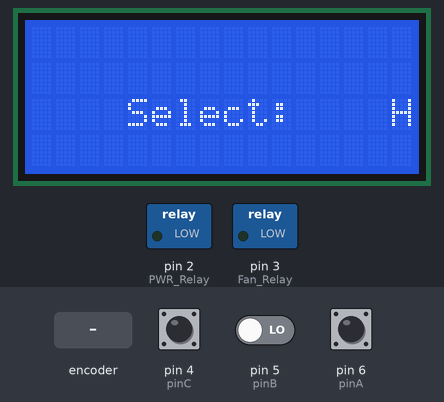
Recording of a sketch running on a simulated Arduino Uno, built with avr-gcc and run on an emulated ATmega328P. Parts: 16×4 character LCD, switched loads named in the sketch (green lamp = pin HIGH). Inputs (shaded band) come from the test bench; at power-on: pin 4 (pinC) HIGH, pin 5 (pinB) LOW, pin 6 (pinA) HIGH. Pins used as bus, display or sensor lines are not drawn; what the sketch prints to the serial monitor is not drawn.

Above: at 1.2 s.
1.3 s: rotary encoder on pin 6 (pinA) / pin 5 (pinB) turned 3 steps (first pin leading)
At 2.6 s:
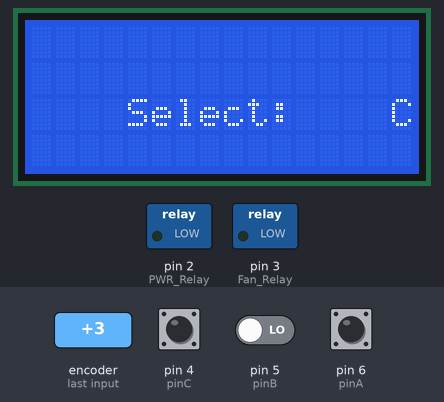
3.4 s: pin 4 (pinC) pulsed LOW 2 times (0.12 s each, 0.3 s apart)
At 4.5 s:
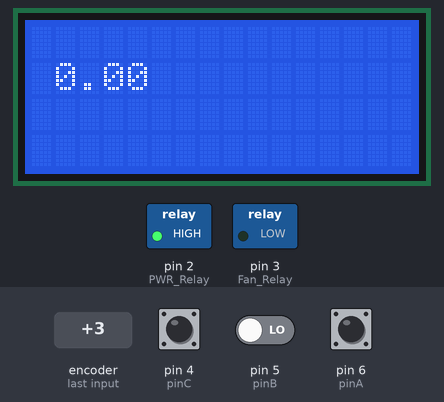
Timing chart, 0 to 6.4 s (numbered marks = the images above; inputs shaded):
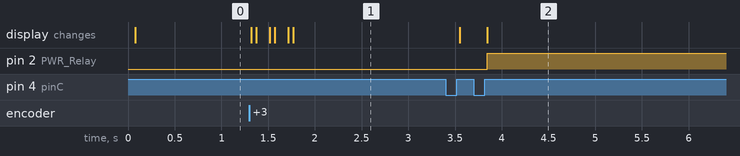

Measured:
- after the input at 1.3 s, the display: first changes at once (image 1 shows a later state)
- after the input at 3.4 s, pin 2 (PWR_Relay): LOW → HIGH after 0.44 s; the display: first changes after 0.15 s (image 2 shows a later state)

The sketch:

ExpTestFinal.ino
```cpp
#include "SPI.h"
#include "PlayingWithFusion_MAX31855_Wcorr.h"
#include "SoftwareSerial.h"
#include "LiquidCrystal_I2C.h" // Library for LCD

LiquidCrystal_I2C lcd(0x27, 16, 4); // I2C address 0x27, 16 column and 2 rows
int PWR_Relay = 2;
int Fan_Relay = 3;
int pinA = 6; // Connected to CLK on KY-040
int pinB = 5; // Connected to DT on KY-040
int pinC = 4; // Connected to SW on KY-040
int encoderPosCount = 0;
int pinALast;
int aVal;
bool cVal = 1;
bool cVal_old = 1;
boolean bCW;
int FanCount = 0;
int OvenCount = 0;
int DispCount = 0;
int8_t CS0_PIN = 10;
PWFusion_MAX31855_TC  thermocouple0(CS0_PIN);
unsigned long previousMillis = 0;
const long SampleInterval = 250;

float DutyCycle_percent = .25; //PWM Duty Cycle Percentage from 0-1
int DutyCycle = DutyCycle_percent*255;
double oldTemp;
double newTemp;
double x = 0.25;
double slope;
double calcSlope;
boolean peak = false;
boolean notice;
boolean start = false;
int which = 10000;
int which2 = 0;
int mode = 0;
int choose = 245;
boolean menu = true;


//changing Heat and Fan function
void changeHeatFan(int heat, boolean fan)  {

    analogWrite(PWR_Relay, heat);

    if (fan == false)  {
      digitalWrite(Fan_Relay, LOW);
    }
    else  {
      digitalWrite(Fan_Relay, HIGH);
    }
}

void setup()
{
  Serial.begin(9600);
  SPI.begin();                        // begin SPI
  SPI.setDataMode(SPI_MODE1);         // MAX31865 is a Mode 1 device
  pinMode(CS0_PIN, OUTPUT);  // initalize the chip select pin
  //Serial.println("Playing With Fusion: MAX31855-4CH, SEN-30002");
  Serial.println("Time\tTemperature");
  pinMode(PWR_Relay, OUTPUT);
  pinMode(Fan_Relay,OUTPUT);
  pinMode (pinA,INPUT);
  pinMode (pinB,INPUT);
  pinMode (pinC,INPUT);
  pinALast = digitalRead(pinA);
  lcd.init(); //initialize the lcd
  lcd.backlight(); //open the backlight
}


void loop()   {
      //Menu
      if (start == false) {
           //Relay Push Button Controls
           //Fancount is push button
                 cVal_old = cVal;
                 delay(1);
                 cVal = digitalRead(pinC);
                if((cVal != cVal_old) && (cVal == 1)){
                  FanCount++;

                 }

           //Knob twistin'

                aVal = digitalRead(pinA);
                if (aVal != pinALast){ // Means the knob is rotating
                       // if the knob is rotating, we need to determine direction
                       // We do that by reading pin B.
                      if (digitalRead(pinB) != aVal) { // Means pin A Changed first - We're Rotating Clockwise
                          encoderPosCount +3;
                          bCW = true;
                      }
                      else {// Otherwise B changed first and we're moving CCW
                          bCW = false;
                          encoderPosCount -3;
                      }

                      //CW or CCW
                      if (bCW){
                          which ++;
                          which2 ++;
                          //Serial.println ("clockwise");
                          //Clockwise Rotation Case
                      }
                      else{
                          which --;
                          which2 --;
                          //Serial.println("counterclockwise");
                          //Counter Clockwise Rotation Case
                      }

                }
                pinALast = aVal;
                //which = debounce(pinA);


          //Menu print and select
          if (menu == true) {
            if (which % 3 == 0) {
                lcd.setCursor(0,2);
                lcd.print("Select:");


                lcd.setCursor(11,2);
                lcd.print("Norm 245");


            } else if (which % 3 ==1 ){
                lcd.setCursor(0,2);
                lcd.print("Select:");


                lcd.setCursor(11,2);
                lcd.print("High 260");


            } else if (which % 3 ==2 ){
                lcd.setCursor(0,2);
                lcd.print("Select:");


                lcd.setCursor(11,2);
                lcd.print("Choose  ");

            }
          }
          if (FanCount % 2 == 0 && menu == false) {
             start = true;
             lcd.clear();
          }
          else if (FanCount % 2 == 1){
             if (menu == true)  {
                mode = (which % 3);
                which = 0;
                lcd.clear();
             }
             menu = false;
             if (mode ==2) {
                if (FanCount % 2 ==1)  {
                  choose = choose +which;
                  lcd.setCursor(0,2);
                  lcd.print("Select:");
                  lcd.setCursor(11,2);
                  lcd.print(choose);
                  which = 0;
                }
             }  else  {
                start = true;
                lcd.clear();
             }
          }


      }
      //Starting Oven process
      else if (start == true)  {
                // Initializing Time for Output
                //Serial.print("Time: ");

                unsigned long currentMillis = millis();
                float Seconds = (float) currentMillis/1000;
                int heat = 0;
                boolean fan = false;

                int finalmode = mode;
                int y = 0;

                if (finalmode == 0) { //med
                   y = 245;
                }
                else if (finalmode == 1)  { //high
                   y = 260;
                }
                else if (finalmode ==2) { //choose
                   y = choose;
                }


                if(currentMillis - previousMillis >= SampleInterval){ //Reduces the number of read datapoints so its doesn't spam the serial monitor
                        previousMillis = currentMillis;
                        Serial.print(String((int)Seconds) + " "); // prints time since program started

                        static struct var_max31855 TC_CH0 = {0, 0, 0, 3, 0}; //Specifies T-Type
                        double tmp;
                        struct var_max31855 *tc_ptr;
                        // update T.C. Reading
                        tc_ptr = &TC_CH0;
                        thermocouple0.MAX31855_update(tc_ptr);        // Update MAX31855 readings
                        //Temp Reading
                        tmp = (double)TC_CH0.ref_jcn_temp * 0.0625;  // convert fixed pt # to double
                        if((-100 > tmp) || (150 < tmp)){Serial.println("unknown fault");}
                        tmp = (double)TC_CH0.value * 0.25;           // convert fixed pt # to double


                        //Serial.print("Temp = ");                     // print TC temp heading
                        if(0x00 == TC_CH0.status){Serial.println((String)((int)tmp)); /*Serial.println((String)(x));*/}
                        else if(0x01 == TC_CH0.status){Serial.println("OPEN");}
                        else if(0x02 == TC_CH0.status){Serial.println("SHORT TO GND");}
                        else if(0x04 == TC_CH0.status){Serial.println("SHORT TO Vcc");}
                        else{Serial.println("unknown fault");
                        }
                        lcd.setCursor(1,1);
                        newTemp = tmp;
                        lcd.print((String)newTemp);

                 }

                 //Serial.println("newTemp" + (String)newTemp);
                 slope = ((double)newTemp - (double)oldTemp)/0.5;
                 if (newTemp<140 && peak==false) {
                      changeHeatFan( (1.0 * 225.0), false);
                      //Serial.println("Heat Time");

                 }
                 else if (newTemp<170 && newTemp >= 140 && peak==false) { //needs to be longer
                      changeHeatFan( (0.5695 * 225.0), true);
                      //Serial.println("Heat Time");
                     // lcd.setCursor(1,0);
                      //lcd.print("Put in Oven");

                 }
                 else if (newTemp >= 170 && peak == false)  {
                  if(notice ==false){
                     //Serial.println("Reflow Time");
                     lcd.setCursor(1,0);
                     lcd.print("Keep in oven");
                     notice = true;

                  }
                  /*
                  //delay(500);
                  calcSlope = 1.66;
                  if (calcSlope > slope){
                        x+=0.05;
                        if (x>=1) {
                          x=1;
                        }
                        changeHeatFan( (x * 225.0), true);
                  }
                  else if (calcSlope == slope) {
                        changeHeatFan( (x * 225.0), true);
                  }
                  else {
                        x-=0.05;
                        if (x<=0) {
                          x=0;
                        }
                        changeHeatFan( (x * 225.0), true);
                  }
                  */
                  if (newTemp >=y)  {
                      peak = true;
                  }

                  changeHeatFan( (1.0 * 225.0), false);

              }
              else if (peak == true){
                   //Serial.println(analogRead(PWR_Relay));
                   pinMode(PWR_Relay, LOW);
                   analogWrite(PWR_Relay, 0);
                   analogWrite(Fan_Relay, HIGH);
                   digitalWrite(PWR_Relay, 0);

                   digitalWrite(Fan_Relay, HIGH);
                    delay(5000);


                   if (newTemp <= 70) {
                      lcd.clear();
                      lcd.setCursor(1,0);
                      //lcd.print("Done Cooling; Careful-Hot");
                     // Serial.println("Done cooling");
                      //lcd.setCursor(1,0);
                      lcd.print("Unplug->Replug for new cycle");
                      start = false;
                   }

              }
              else  {
                  Serial.println("Exception thrown");
              }
              oldTemp = newTemp;


      }
      //Exception
      else  {
          Serial.println("Exception thrown");
      }

}


static int debounce(int fanCountPin) {
  static int fanCount = 0;
  static int lastState = LOW;
  static int state = LOW;
  static unsigned long lastDebounceTime = 0;
  static unsigned long debounceDelay = 50;

  int reading = digitalRead(fanCountPin);

  if (reading != lastState) {
    lastDebounceTime = millis();
  }

  if ((millis() - lastDebounceTime) > debounceDelay) {
    if (reading != state) {
      state = reading;
      if (state == HIGH && lastState == LOW) {
        fanCount++;
      } else if (state == LOW && lastState == HIGH) {
        fanCount--;
      }
    }
  }

  lastState = reading;
  return fanCount;
}
```

PlayingWithFusion_MAX31855_STRUCT_corr.h
```cpp
// (licence header left out)
#ifndef PWF_MAX31855_STRUCT_H
#define PWF_MAX31855_STRUCT_H

#include "avr/pgmspace.h"

struct var_max31855{
    int16_t  value;			// TC temperature, 0.25 dec C/bit w/ sign
    int16_t  ref_jcn_temp;	// temp of chip ref jcn, 0.0625 deg C/bit +sign
    uint8_t  status;		// TC status - valid/invalid + fault reason
	uint8_t  tc_type;		// Thermocouple type... 0=unk, 1=K, 2=J, 3=T
	float    Tcorr;			// Corrected TC temperature, based in NIST tables
};


#endif /* PWF_MAX31855_STRUCT_H */
```

PlayingWithFusion_MAX31855_Wcorr.cpp
```cpp
// (licence header left out)
#include "PlayingWithFusion_MAX31855_Wcorr.h"
#include "PlayingWithFusion_MAX31855_J_correction.h"
#include "PlayingWithFusion_MAX31855_T_correction.h"

PWFusion_MAX31855_TC::PWFusion_MAX31855_TC(int8_t CSx)
{
  // Function to initialize thermocouple channel, load private variables
  _cs = CSx;

  // immediately pull CS pin high to avoid conflicts on SPI bus
  digitalWrite(_cs, HIGH);
}

void PWFusion_MAX31855_TC::MAX31855_update(struct var_max31855 *tc_ptr)
{
  // Function to unpack and store MAX31855 data
  uint32_t full_read;
  full_read = spiread_32bits();	// all data is packed into 4 8-bit registers

  int16_t temp_i16;
  uint8_t temp_u8;
  uint8_t tc_type_var;

  // start new handling by un-packing MAX31855 internal temp data
  temp_i16 = (int16_t)(full_read >> 4);
  if(0x0800 & temp_i16)				// negative value
  {
	  temp_i16 &= 0x07FF;			// save only first 11 bits of data
	  temp_i16 |= 0xF000;			// handle negative values
  }
  else								// positive value
  {
	  temp_i16 &= 0x07FF;			// no sign, save only first 11 (pos val)
  }
  tc_ptr->ref_jcn_temp = temp_i16;	// save TC temp. Note: int16 with 4 bits of
	  									// resolution (2^-8 = 0.0625 deg C per bit)
  // un-pack chip fault status
  if(full_read & 0x00010000) // fault detected...
  {
	  temp_u8 = (uint8_t)(full_read & 0x00000007); // get fault bits
	  tc_ptr->status = temp_u8;
	  // leave external (thermocouple) temp channels unchanged
  }
  else // no fault detected, go ahead and update TC temperature
  {
	  // make sure faults are cleared
	  tc_ptr->status = 0;

	  // un-pack TC temp data
	  temp_i16 = (int16_t)(full_read >> 18);
	  if(0x2000 & temp_i16)			// negative value
	  {
		  temp_i16 &= 0x1FFF;		// save only first 13 bits of data
		  temp_i16 |= 0xE000;		// handle sign
	  }
	  else							// positive value
	  {
		  temp_i16 &= 0x1FFF;		// no sign, save only first 13 (pos val)
	  }
	  tc_ptr->value = temp_i16;		// save TC temp. Note: int16 with 2 bits of
	  									// resolution (2^-2 = 0.25 deg C per bit)

	  // now correct output temperature (NIST lookup tables)
	  // need to calculate mV reading of TC
      tc_ptr->Tcorr = TCcorrection(tc_ptr->tc_type, tc_ptr->value, tc_ptr->ref_jcn_temp);
  }

}

uint32_t PWFusion_MAX31855_TC::spiread_32bits(void)
{
  // Function to read 32 bits of SPI data
  uint8_t i;
  uint32_t four_bytes = 0;

  digitalWrite(_cs, LOW);	// set CS low
  _delay_ms(1);			// allow state transistion time

  four_bytes |= SPI.transfer(0x00);		// read 1st byte
  four_bytes <<= 8;						// shift data 1 byte left
  four_bytes |= SPI.transfer(0x00);		// read 2nd byte
  four_bytes <<= 8;						// shift data 1 byte left
  four_bytes |= SPI.transfer(0x00);		// read 3rd byte
  four_bytes <<= 8;						// shift data 1 byte left
  four_bytes |= SPI.transfer(0x00);		// read 4th byte

  digitalWrite(_cs, HIGH);	// set CS high before leaving
  return four_bytes;
}

float PWFusion_MAX31855_TC::TCcorrection(uint8_t _tc_type, int16_t _tc_value, int16_t _ref_jct_tmp)
{
/*  if(1 == _tc_type) // K-type
  {
    float tc_mV = (float)tc_ptr->value * 0.010319; // 41.276/4/1000 (1/4 degC/bit, 1mV/1000uV)
  }
  else if(2 == _tc_type) // J-type
  {
    float tc_mV = (float)tc_ptr->value * 0.014488; // 57.953/4/1000 (1/4 degC/bit, 1mV/1000uV)
  }
  else if(3 == _tc_type) // T-type
  {
*/
  double temp_val, temp_idx_min1;
  double base_mV, tc_mV, to_0C_mV;
  double temp_idx = -100.00;
  volatile uint16_t index = 0;

  if(2 == _tc_type)
  {
	// J-type cal hard coded
	base_mV = (double)_ref_jct_tmp * 0.003259;	// 0.0625*52.136/1000 (ref scaling * ref coeff (uV/C) / 1000)
	tc_mV = ((double)_tc_value-((double)_ref_jct_tmp*0.25)) * 0.01448825; // 57.953/4/1000 (1/4 degC/bit, 1mV/1000uV)
	// it is worth noting that multiplying the ref jct temp by 0.25 is actually 0.0625 C/bit * 4 so it matches the scaling of the TC value
	to_0C_mV = base_mV + tc_mV;
	while((index<1410) && (to_0C_mV > temp_idx)) // in-bounds and mV < table value
	{
	  index++;
	  temp_idx = pgm_read_float(J_voltage + index);
	}
	if(1410==index)
	{
	  return 1200; // last element = max temperature range. 1200C for J-Type.
	}
	else
	{
	  if(0<index)
	  {
	    temp_idx      = pgm_read_float(J_voltage + index);
	    temp_idx_min1 = pgm_read_float(J_voltage + index - 1);
	    temp_val = ((double)index - J_temp_offset - 1) + ((to_0C_mV - temp_idx_min1)/(temp_idx - temp_idx_min1));
	  }
	  else
      {
	    temp_val = 0-J_temp_offset;
      }
	  return temp_val;
	}
   }
   else if(3 == _tc_type)
   {
	// T-type
	base_mV = (double)_ref_jct_tmp * 0.0026;	// 0.0625*41.56/1000 (ref scaling * ref coeff (uV/C) / 1000)
	tc_mV = ((double)_tc_value-((double)_ref_jct_tmp*0.25)) * 0.013045; // 52.18/4/1000 (1/4 degC/bit, 1mV/1000uV)
	// it is worth noting that multiplying the ref jct temp by 0.25 is actually 0.0625 C/bit * 4 so it matches the scaling of the TC value
	to_0C_mV = base_mV + tc_mV;
	while((index<670) && (to_0C_mV > temp_idx)) // in-bounds and mV < table value
	{
	  index++;
	  temp_idx = pgm_read_float(T_voltage + index);
	}
	if(670==index) // last element = max temperature range. 400C for T-Type.
	{
	  return 400;
	}
	else
	{
	  if(0<index)
	  {
	    temp_idx      = pgm_read_float(T_voltage + index);
	    temp_idx_min1 = pgm_read_float(T_voltage + index - 1);
	    temp_val = ((double)index - T_temp_offset - 1) + ((to_0C_mV - temp_idx_min1)/(temp_idx - temp_idx_min1));
	  }
	  else
      {
	    temp_val = 0-T_temp_offset;
      }
	  return temp_val;
	}
   }
   else // unknown type
   {
      return -555;
   }
}
```

PlayingWithFusion_MAX31855_Wcorr.h
```cpp
// (licence header left out)
#ifndef PWF_MAX31855_1_h
#define PWF_MAX31855_1_h

#include "Arduino.h"			// use "WProgram.h" for IDE <1.0
#include "avr/pgmspace.h"
#include "util/delay.h"
#include "stdlib.h"
#include "PlayingWithFusion_MAX31855_STRUCT_corr.h"
#include "SPI.h"

class PWFusion_MAX31855_TC
{
 public:
  PWFusion_MAX31855_TC(int8_t CSx);
  void SPIbus_Init(void);
  void MAX31855_update(struct var_max31855 *tc_ptr);
  float TCcorrection(uint8_t tc_type, int16_t _tc_value, int16_t _ref_jct_tmp);

 private:
  int8_t _cs;
  uint32_t spiread_32bits(void);
};

#endif
```

Source omitted: _J_correction.h (data table, 9851 bytes), _T_correction.h (data table, 4630 bytes)
